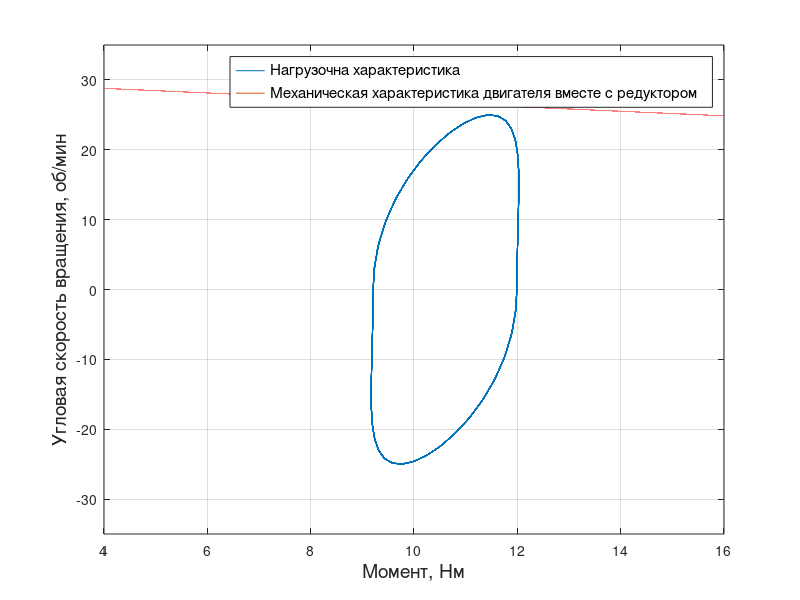

MATLAB code to generate this figure:
% % построение нагрузочной характеристики
t = 0:0.1:100;
w = 2.5;
a = 1.75;
w_ = w / a;
J = 0.39;
M = 10.6;% was 6
k = 0.14; % гидродинамический коэф
a_t = a*sin(w_*t);
w_t = a*w_*cos(w_*t);
q_t = a*w_*w_*sin(w_*t);
Mn = -J.*q_t + k.*abs(w_t).*w_t + M;
plot(Mn, 10*w_t)
xlim([4 16])
ylim([-35 35])
xlabel("Момент, Нм", "FontSize", 14)
ylabel("Угловая скорость вращения, об/мин", "FontSize", 14)
grid on
hold on
% построение механической характеристики двигателя
u = 0.87;
i = 196;
m_ = 539;
m = 0:0.1:m_* i * u * 0.25;
n0 = 5900/i;
N_M = n0*(1 - m/(m_ * i * u));
plot(m/1000, N_M)

legend("Нагрузочна характеристика", "Механическая характеристика двигателя вместе с редуктором", "FontSize", 11)

% i = 215 https://www.faulhaber.com/fileadmin/Import/Media/EN_2668_CR_DFF.pdf
% mtotor    https://www.faulhaber.com/fileadmin/Import/Media/EN_32GPT_FMM.pdf

% % faulhaber 3257 24cr with 38/2s 246
% % faulhaber 3257 24cr with 38/2s 159
% % RE 30 ∅30 mm, Graphite Brushes, 60 Watt GPX 32 406 or 326
